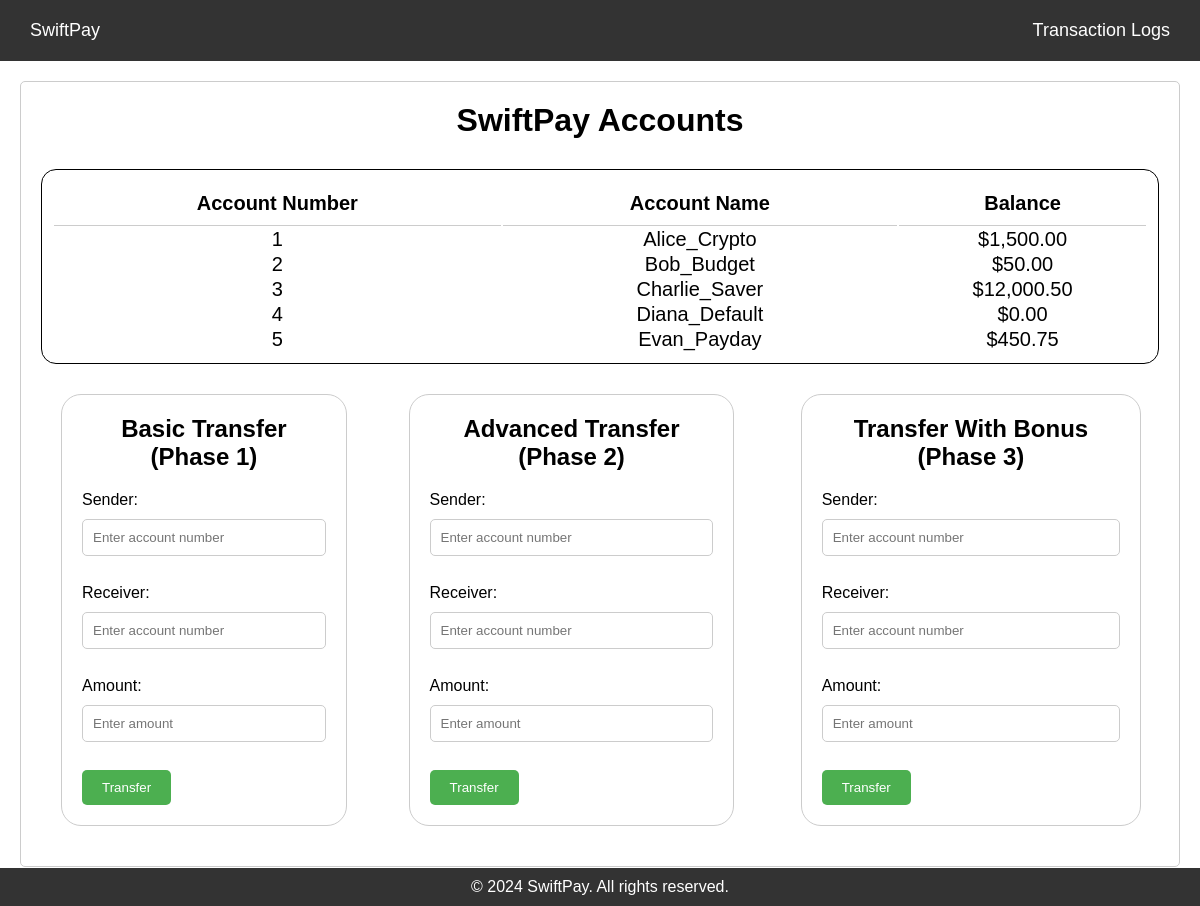
The page /accounts.php on the database its author committed.
### tables this page shows
CREATE TABLE IF NOT EXISTS accounts 
(
    AccountID INT AUTO_INCREMENT,
    Username VARCHAR(255) NOT NULL,
    Balance DECIMAL(10, 2) NOT NULL DEFAULT 0.00,
    PRIMARY KEY (AccountID)
);

### accounts.php (the view, shortened to what this page needs)
<?php
include 'config.php';
?>
<!DOCTYPE html>
<html lang="en">
<head>
    <link rel="stylesheet" href="style.css">
</head>
<body>
    <header>
        <a href="index.php">SwiftPay</a>
        <a href="transactionlogs.php">Transaction Logs</a>
    </header>
    <div class="main-container">
        <h1>SwiftPay Accounts</h1>
        <table>
            <tr>
                <th class="table-headers">Account Number</th>
                <th class="table-headers">Account Name</th>
                <th class="table-headers">Balance</th>
            </tr>
            <?php
            $sql = "SELECT * FROM accounts";
            $result = $conn->query($sql);
            if ($result->num_rows > 0)
            {
                while($row = $result->fetch_assoc())
                {
                    echo "<tr><td>" . $row["AccountID"] . "</td><td>" . $row["Username"] . "</td><td>$" . number_format($row["Balance"], 2) . "</td></tr>";
                }
            }
            else
            {
                echo "<tr><td colspan='3'>No accounts found</td></tr>";
            }
            ?>
        </table>
        <div class="phases">
            <div class="phaseTables">
                <form action="index.php" method="POST">
                    <h2>Basic Transfer (Phase 1)</h2>
                    <label for="sender">Sender: </label>
                    <input type="text" placeholder="Enter account number" id="sender" name="sender" required><br><br>
                    <label for="receiver">Receiver: </label>
                    <input type="text" placeholder="Enter account number" id="receiver" name="receiver" required><br><br>
                    <label for="amount">Amount: </label>
                    <input type="number" placeholder="Enter amount" id="amount" name="amount" step="0.01" required><br><br>
                    <button type="submit" name="transfer">Transfer</button>
                </form>
            </div>
            <div class="phaseTables">
                <form action="index.php" method="POST">
                    <h2>Advanced Transfer (Phase 2)</h2>
                    <label for="sender">Sender: </label>
                    <input type="text" placeholder="Enter account number" id="sender" name="sender" required><br><br>
                    <label for="receiver">Receiver: </label>
                    <input type="text" placeholder="Enter account number" id="receiver" name="receiver" required><br><br>
                    <label for="amount">Amount: </label>
                    <input type="number" placeholder="Enter amount" id="amount" name="amount" step="0.01" required><br><br>
                    <button type="submit" name="transferTwo">Transfer</button>
                </form>
            </div>
            <div class="phaseTables">
                <form action="index.php" method="POST">
                    <h2>Transfer With Bonus (Phase 3)</h2>
                    <label for="sender">Sender: </label>
                    <input type="text" placeholder="Enter account number" id="sender" name="sender" required><br><br>
                    <label for="receiver">Receiver: </label>
                    <input type="text" placeholder="Enter account number" id="receiver" name="receiver" required><br><br>
                    <label for="amount">Amount: </label>
                    <input type="number" placeholder="Enter amount" id="amount" name="amount" step="0.01" required><br><br>
                    <button type="submit" name="transferThree">Transfer</button>
                </form>
            </div>
        </div>
    </div>
    <button onclick="saveData()">Save</button>
    <footer>
        <p>&copy; 2024 SwiftPay. All rights reserved.</p>
    </footer>
</body>
</html>

### style.css (style rules this page uses)
* { margin: 0; padding: 0; box-sizing: border-box; font-family: Arial, Helvetica, sans-serif; }
header { background-color: #333; color: #fff; padding: 20px; display: flex; justify-content: space-between; align-items: center; }
header a { color: #fff; text-decoration: none; margin: 0 10px; font-size: 18px; }
.main-container { padding: 20px; border: 1px solid #ccc; border-radius: 5px; margin: 20px; display: flex; flex-direction: column; }
.main-container h1 { margin-bottom: 20px; text-align: center; }
table { border: 1px solid black; margin: 10px 0; padding: 10px; width: 100%; border-radius: 15px; text-align: center; font-size: 20px; }
.table-headers { justify-content: space-between; font-weight: bold; padding: 10px; border-bottom: 1px solid #ccc; }
.phases { display: flex; justify-content: center; gap: 30px; }
.phaseTables h2 { margin-bottom: 20px; text-align: center; }
.phaseTables form { width: 90%; border: 1px solid #ccc; padding: 20px; border-radius: 20px; margin: 20px; }
form input { width: 100%; padding: 10px; margin: 10px 0; border: 1px solid #ccc; border-radius: 5px; }
form button { background-color: #4CAF50; color: white; padding: 10px 20px; border: none; border-radius: 5px; cursor: pointer; }
footer { background-color: #333; color: #fff; text-align: center; padding: 10px; position: fixed; width: 100%; bottom: 0; }

### rows shown on the page
accounts: AccountID "1", Username "Alice_Crypto", Balance "1,500.00"
accounts: AccountID "2", Username "Bob_Budget", Balance "50.00"
accounts: AccountID "3", Username "Charlie_Saver", Balance "12,000.50"
accounts: AccountID "4", Username "Diana_Default", Balance "0.00"
accounts: AccountID "5", Username "Evan_Payday", Balance "450.75"
